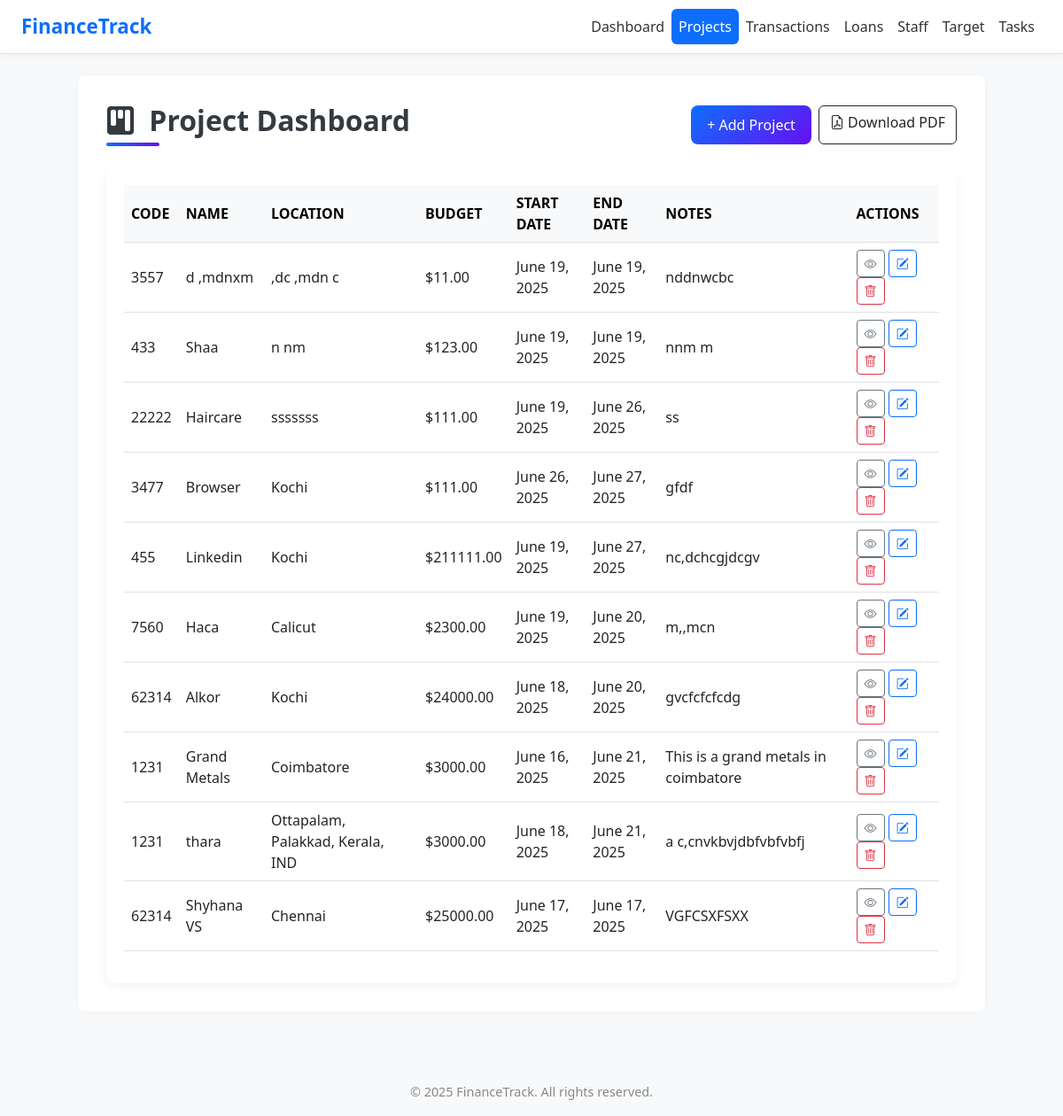
Before: /projects/ with the older database file.
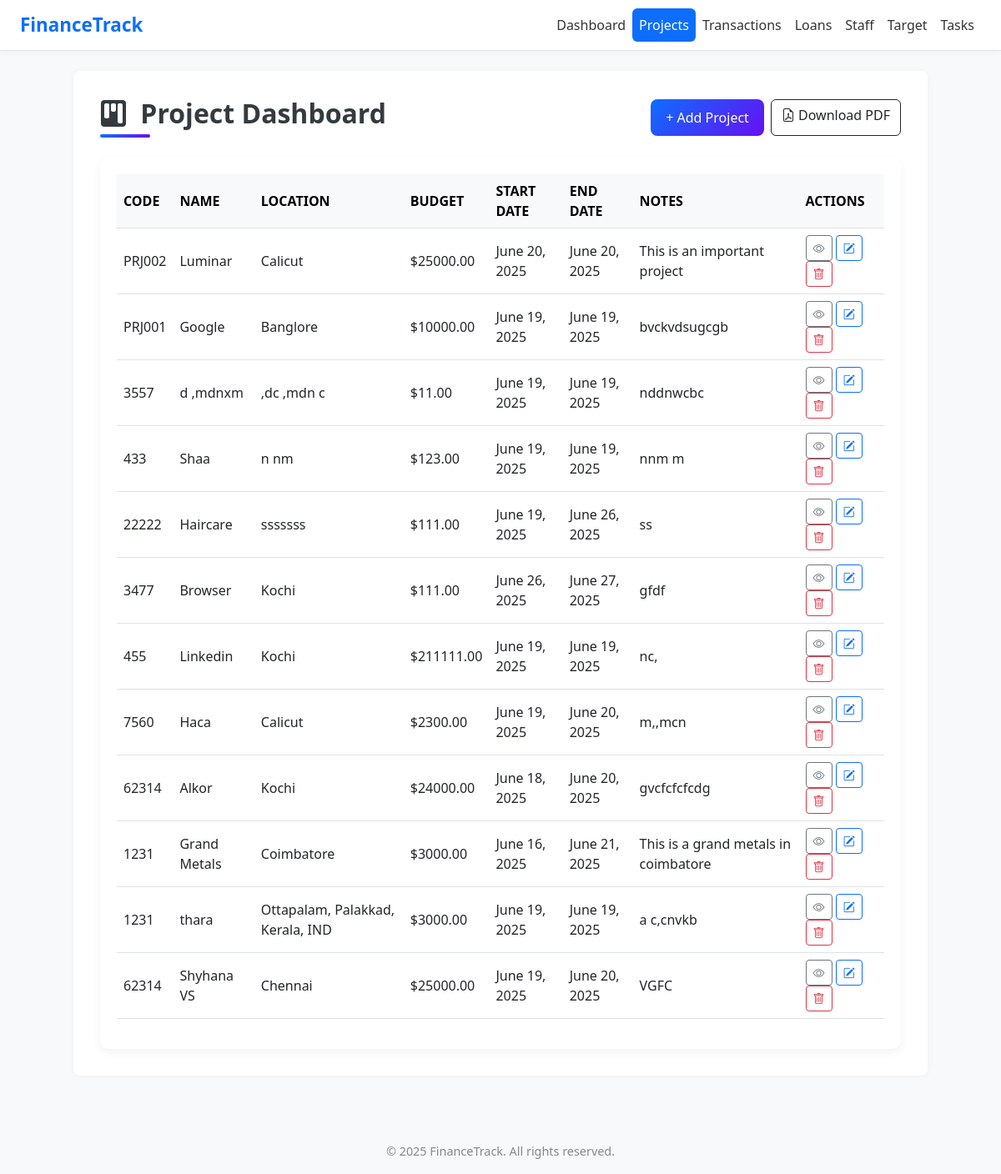
After: the same page with the newer database file.
### app1/models.py (models this page shows, shortened)
class Project(models.Model):
    code = models.CharField(max_length=20)
    name = models.CharField(max_length=100)
    location = models.CharField(max_length=100)
    total_budget = models.DecimalField(max_digits=12, decimal_places=2)
    start_date = models.DateField()
    end_date = models.DateField()
    notes = models.TextField(blank=True, null=True)

### app1/views.py (the view, shortened to what this page needs)
# urls.py: path('projects/', views.project_list, name='project_list'),
def project_list(request):
    projects = Project.objects.order_by('-id')
    form = ProjectForm()
    return render(request, 'project.html', {'projects': projects, 'form': form})

### templates/project.html (shortened to what this page needs)
{% extends 'base.html' %}
{% load static %}
{% block content %}
<div class="d-flex flex-column flex-md-row justify-content-between align-items-center mb-4">
    <h2 class="page-title mb-3 mb-md-0">
        <i class="bi bi-kanban-fill me-2"></i> Project Dashboard
    </h2>
    <div class="d-flex gap-2">
        <button type="button" class="add-btn" data-bs-toggle="modal" data-bs-target="#addProjectModal">
            + Add Project
        </button>
        <a href="{% url 'project-pdf' %}" class="btn btn-outline-dark">
            <i class="bi bi-file-earmark-pdf"></i> Download PDF
        </a>
    </div>
</div>
    <div class="table-container">
        <table class="table table-hover">
            <thead class="table-light">
                <tr>
                    <th>CODE</th>
                    <th>NAME</th>
                    <th>LOCATION</th>
                    <th>BUDGET</th>
                    <th>START DATE</th>
                    <th>END DATE</th>
                    <th>NOTES</th>
                    <th>ACTIONS</th>
                </tr>
            </thead>
            <tbody>
                {% for project in projects %}
                <tr>
                    <td>{{ project.code }}</td>
                    <td>{{ project.name }}</td>
                    <td>{{ project.location }}</td>
                    <td>${{ project.total_budget }}</td>
                    <td>{{ project.start_date }}</td>
                    <td>{{ project.end_date }}</td>
                    <td>{{ project.notes }}</td>
                    <td>
                        <a href="{% url 'project-detail' project.pk %}" class="btn btn-sm btn-outline-secondary" title="View">
                            <i class="bi bi-eye"></i>
                        </a>
                        <a href="#" class="btn btn-sm btn-outline-primary edit-project-btn"
                            data-id="{{ project.id }}"
                            data-code="{{ project.code }}"
                            data-name="{{ project.name }}"
                            data-location="{{ project.location }}"
                            data-budget="{{ project.total_budget }}"
                            data-start="{{ project.start_date }}"
                            data-end="{{ project.end_date }}"
                            data-notes="{{ project.notes|default_if_none:'' }}">
                            <i class="bi bi-pencil-square"></i>
                        </a>
                        <a href="#" class="btn btn-sm btn-outline-danger delete-project-btn" data-id="{{ project.id }}">
                             <i class="bi bi-trash"></i>
                        </a>
                    </td>
                </tr>
                {% endfor %}
            </tbody>
        </table>
    </div>
</div>
{% endblock %}

### templates/base.html (shortened to what this page needs)
{% load static %}
<!DOCTYPE html>
<html lang="en">
<head>
  <link href="https://cdn.jsdelivr.net/npm/bootstrap@5.3.0/dist/css/bootstrap.min.css" rel="stylesheet">
  <link href="https://cdn.jsdelivr.net/npm/bootstrap-icons@1.10.5/font/bootstrap-icons.css" rel="stylesheet">
  <link rel="stylesheet" href="https://cdnjs.cloudflare.com/ajax/libs/font-awesome/6.0.0/css/all.min.css">
<link href="https://cdn.jsdelivr.net/npm/tailwindcss@2.2.19/dist/tailwind.min.css" rel="stylesheet">
</head>
<body>
<nav class="navbar navbar-expand-lg border-bottom">
  <div class="container-fluid px-4">
    <a class="navbar-brand" href="#">FinanceTrack</a>
    <div class="collapse navbar-collapse" id="mainNavbar">
      <ul class="navbar-nav ms-auto mb-2 mb-lg-0">
  <li class="nav-item">
    <a class="nav-link {% if request.resolver_match.url_name == 'dashboard' %}active{% endif %}" href="{% url 'dashboard' %}">Dashboard</a>
  </li>
  <li class="nav-item">
    <a class="nav-link {% if request.resolver_match.url_name == 'project_list' %}active{% endif %}" href="{% url 'project_list' %}">Projects</a>
  </li>
  <li class="nav-item">
    <a class="nav-link {% if request.resolver_match.url_name == 'transaction_list' %}active{% endif %}" href="{% url 'transaction_list' %}">Transactions</a>
  </li>
  <li class="nav-item">
    <a class="nav-link {% if request.resolver_match.url_name == 'loan_list' %}active{% endif %}" href="{% url 'loan_list' %}">Loans</a>
  </li>
  <li class="nav-item">
    <a class="nav-link {% if request.resolver_match.url_name == 'staff_list' %}active{% endif %}" href="{% url 'staff_list' %}">Staff</a>
  </li>
   <li class="nav-item">
          <a class="nav-link" href="{% url 'target_dashboard' %}">Target</a>
        </li>
  <li class="nav-item">
    <a class="nav-link {% if request.resolver_match.url_name == 'task_list' %}active{% endif %}" href="{% url 'task_list' %}">Tasks</a>
  </li>
</ul>
    </div>
  </div>
</nav>
<div class="container mt-4">
  {% block content %}{% endblock %}
<footer>
  &copy; {{ year|default:"2025" }} FinanceTrack. All rights reserved.
</footer>
</body>
</html>

### templates/base.html (style rules this page uses)
body { background-color: #f9fafb; font-family: 'Segoe UI', sans-serif; }
.navbar { background: white; box-shadow: 0 0 10px rgba(0,0,0,0.05); }
.navbar-brand { font-weight: bold; color: #0d6efd !important; font-size: 1.4rem; }
.nav-link { color: #333; font-weight: 500; padding: 0.5rem 1rem; transition: all 0.3s ease; }
.nav-link.active { background-color: #0d6efd; color: white !important; border-radius: 0.375rem; }
.container { background: white; padding: 2rem; border-radius: 0.5rem; box-shadow: 0 0 8px rgba(0,0,0,0.04); }
footer { margin-top: 4rem; padding: 1rem; text-align: center; font-size: 0.9rem; color: #888; }

### templates/project.html (style rules this page uses)
body { background-color: #f8f9fa; }
.page-title { font-weight: 600; font-size: 2rem; color: #343a40; position: relative; padding-bottom: 10px; }
.page-title::after { content: ''; position: absolute; left: 0; bottom: 0; width: 60px; height: 4px; background: linear-gradient(90deg, #0d6efd, #6610f2); border-radius: 2px; }
.add-btn { background: linear-gradient(135deg, #0d6efd, #6610f2); color: #fff; border: none; border-radius: 8px; padding: 10px 18px; font-weight: 500; transition: all 0.3s ease; }
.table-container { overflow-x: auto; background-color: #ffffff; border-radius: 10px; padding: 20px; box-shadow: 0 4px 12px rgba(0,0,0,0.05); }
.table th, .table td { vertical-align: middle; }

Changed rows visible on the page:
added Project: code "PRJ002", name "Luminar", location "Calicut", total_budget "25000.00", start_date "June 20, 2025", end_date "June 20, 2025", notes "This is an important project"
added Project: code "PRJ001", name "Google", location "Banglore", total_budget "10000.00", start_date "June 19, 2025", end_date "June 19, 2025", notes "bvckvdsugcgb"
changed Project "Linkedin": end_date "June 27, 2025" → "June 19, 2025"; notes "nc,dchcgjdcgv" → "nc,"
changed Project "thara": start_date "June 18, 2025" → "June 19, 2025"; end_date "June 21, 2025" → "June 19, 2025"; notes "a c,cnvkbvjdbfvbfvbfj" → "a c,cnvkb"
changed Project "Shyhana VS": start_date "June 17, 2025" → "June 19, 2025"; end_date "June 17, 2025" → "June 20, 2025"; notes "VGFCSXFSXX" → "VGFC"
